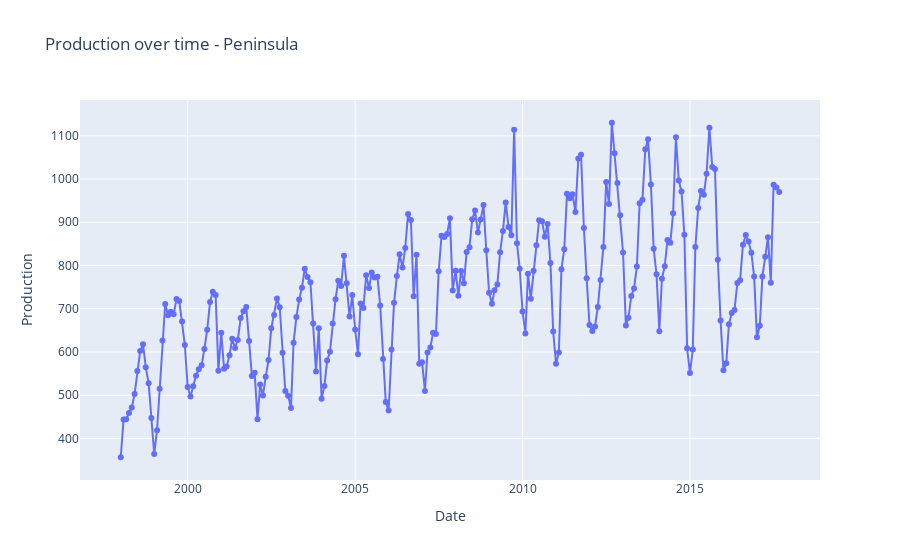

Notebook source saved alongside this figure:
### Markdown cell above
Too correctly identify presence of multiplicative seasonality, I am checking it throughout whole data. Thus, it allows me to be more accurate in this choice of 2 alternatives.

### Code cell
general_figure.show()

### Figure 1 — Plotly figure (JSON) as saved in the notebook; plotly's stock layout.template omitted (floating-point values rounded to 4 significant figures; data arrays with more than 128 entries replaced by an {"elided": "..."} marker saying what was removed)
{"data": [{"hovertemplate": "Date=%{x}<br>Production=%{y}<extra></extra>", "legendgroup": "", "line": {"color": "#636efa", "dash": "solid"}, "marker": {"symbol": "circle"}, "mode": "lines+markers", "name": "", "orientation": "v", "showlegend": false, "type": "scatter", "x": {"elided": "237 str values"}, "xaxis": "x", "y": {"elided": "237 float values"}, "yaxis": "y"}], "layout": {"legend": {"tracegroupgap": 0}, "title": {"text": "Production over time - Peninsula"}, "xaxis": {"anchor": "y", "domain": [0, 1], "title": {"text": "Date"}}, "yaxis": {"anchor": "x", "domain": [0, 1], "title": {"text": "Production"}}}}
